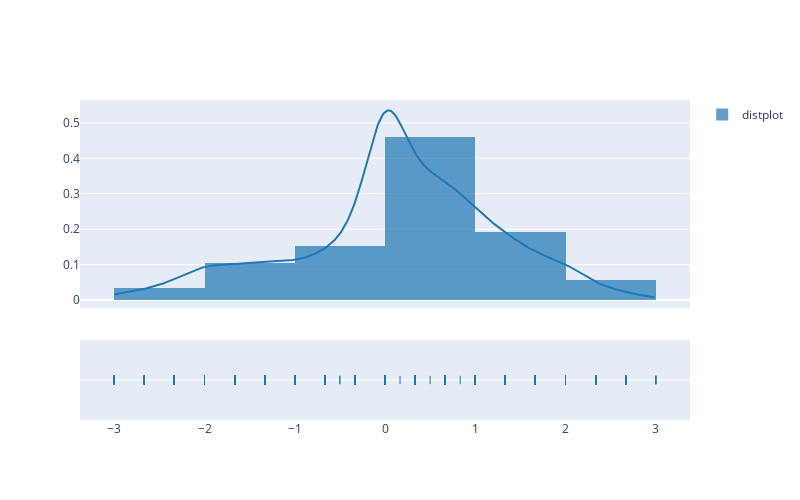

Source (notebook cell):
### Code cell
distplot(mosei_test)

### Figure 1 — Plotly figure (JSON) as saved in the notebook; plotly's stock layout.template omitted (floating-point values rounded to 4 significant figures; data arrays with more than 128 entries replaced by an {"elided": "..."} marker saying what was removed)
{"data": [{"autobinx": false, "histnorm": "probability density", "legendgroup": "distplot", "marker": {"color": "rgb(31, 119, 180)"}, "name": "distplot", "opacity": 0.7, "type": "histogram", "x": {"elided": "4654 float values"}, "xaxis": "x", "xbins": {"end": 3, "size": 1, "start": -3}, "yaxis": "y"}, {"legendgroup": "distplot", "marker": {"color": "rgb(31, 119, 180)"}, "mode": "lines", "name": "distplot", "showlegend": false, "type": "scatter", "x": {"elided": "500 float values"}, "xaxis": "x", "y": {"elided": "500 float values"}, "yaxis": "y"}, {"legendgroup": "distplot", "marker": {"color": "rgb(31, 119, 180)", "symbol": "line-ns-open"}, "mode": "markers", "name": "distplot", "showlegend": false, "type": "scatter", "x": {"elided": "4654 float values"}, "xaxis": "x", "y": {"elided": "4654 str values"}, "yaxis": "y2"}], "layout": {"barmode": "overlay", "height": 500, "hovermode": "closest", "legend": {"traceorder": "reversed"}, "width": 800, "xaxis": {"anchor": "y2", "domain": [0, 1], "zeroline": false}, "yaxis": {"anchor": "free", "domain": [0.35, 1], "position": 0}, "yaxis2": {"anchor": "x", "domain": [0, 0.25], "dtick": 1, "showticklabels": false}}}
